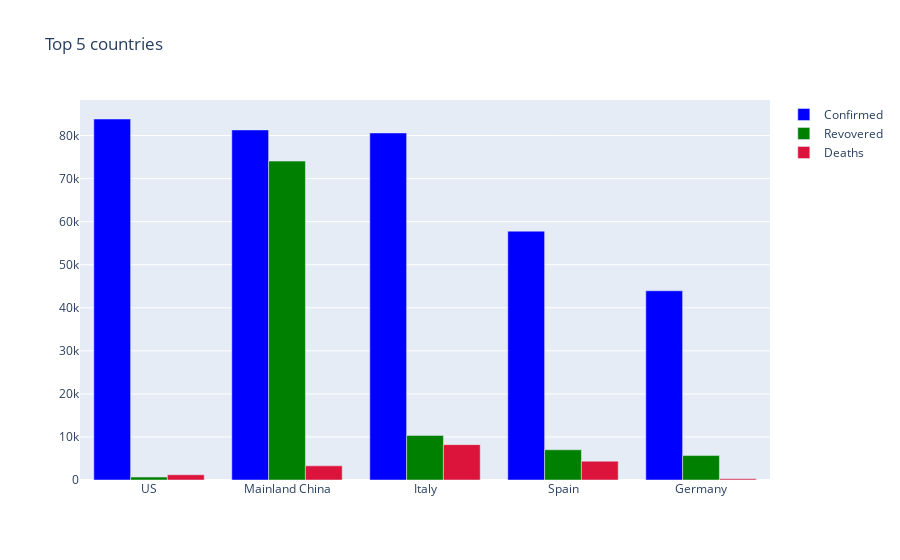

Source (notebook cell):
### Markdown cell above
#### Top 5 Countries with the Virus

### Code cell
latest_data = data[data["Date"] == max(data["Date"])] #taking the most up to date data for each country/region
country_latest = latest_data.groupby('Country_Region', as_index=False).sum().sort_values(by = 'Confirmed',ascending = False).head(5)

fig = go.Figure(data=[
    go.Bar(name='Confirmed', x=country_latest["Country_Region"], y=country_latest['Confirmed'],marker_color = 'blue'),
    go.Bar(name = 'Revovered',x=country_latest["Country_Region"],y=country_latest['Recovered'],marker_color = 'green' ),
    go.Bar(name = 'Deaths',x=country_latest["Country_Region"],y=country_latest['Deaths'],marker_color = 'crimson' ),    
])

fig.update_layout(barmode='group',title_text ='Top 5 countries ')
fig.show()

### Figure 1 — Plotly figure (JSON) as saved in the notebook; plotly's stock layout.template omitted (floating-point values rounded to 4 significant figures)
{"data": [{"marker": {"color": "blue"}, "name": "Confirmed", "type": "bar", "x": ["US", "Mainland China", "Italy", "Spain", "Germany"], "y": [83836, 81298, 80589, 57786, 43938]}, {"marker": {"color": "green"}, "name": "Revovered", "type": "bar", "x": ["US", "Mainland China", "Italy", "Spain", "Germany"], "y": [681, 74061, 10361, 7015, 5673]}, {"marker": {"color": "crimson"}, "name": "Deaths", "type": "bar", "x": ["US", "Mainland China", "Italy", "Spain", "Germany"], "y": [1209, 3287, 8215, 4365, 267]}], "layout": {"barmode": "group", "title": {"text": "Top 5 countries "}}}
